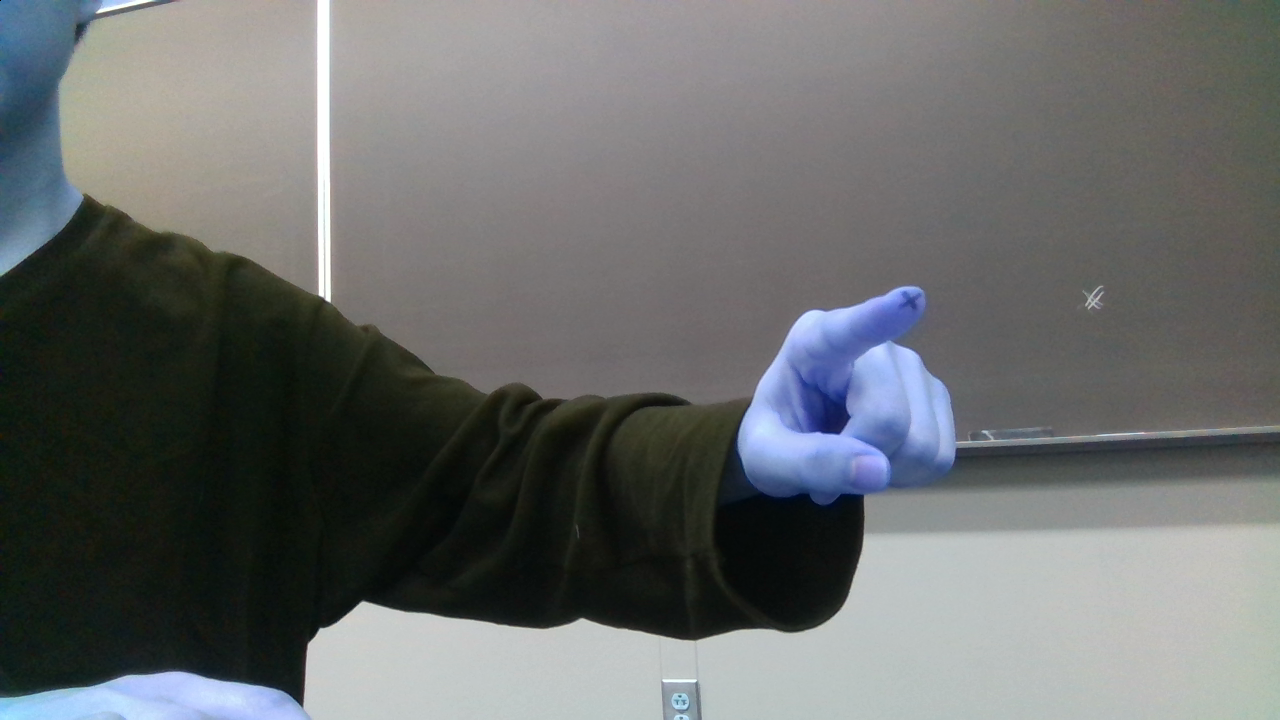
#> input picture output/000045.png, 1280 x 720 px
$ python hog.py
#> lines starting #> are read from the running program, lines starting #| are printed output that depends on the picture
import cv2
import numpy as np
import matplotlib.pyplot as plt
import datetime

im1 = cv2.imread('../output/000045.png')
#> im1 is the input picture: shape (720, 1280, 3); mean B, G, R 107.6, 107.8, 105.1

template = cv2.imread('../output/template.png')
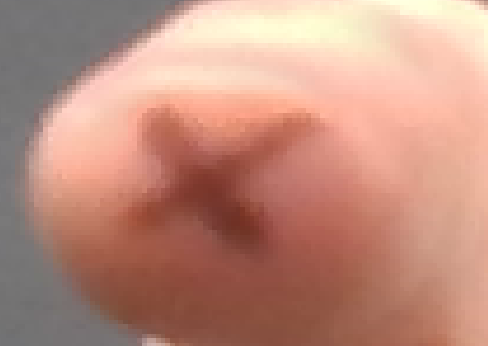
#> input picture output/template.png, 488 x 346 px
#> template is the input picture: shape (346, 488, 3); mean B, G, R 125.8, 141.9, 191.5

template = cv2.cvtColor(template, cv2.COLOR_BGR2RGB)

winSize = (64,64)
blockSize = (16,16)
blockStride = (8,8)
cellSize = (8,8)
nbins = 9
derivAperture = 1
winSigma = 4
histogramNormType = 0
L2HysThreshold = 2.0000000000000001e-01
gammaCorrection = 0
nlevels = 64

hog = cv2.HOGDescriptor(winSize,blockSize,blockStride,cellSize,nbins,derivAperture,winSigma,
                        histogramNormType,L2HysThreshold,gammaCorrection,nlevels)

#img = hog.compute(im1)
#tmp = hog.compute(im1[::2,::2,:])
#print(img.shape,tmp.shape)

winStride = (4,4)
padding = (8,8)
locations = ((20,20),)

#hist = hog.compute(im1[::2,::2,:],winStride,padding,locations)


meanShift = True
patch = (350,850)
# padding = (100,100)
template = im1[290:450,750:950,:]
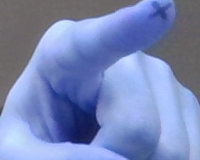
#> template: shape (160, 200, 3); mean B, G, R 183.7, 136, 121.2
print(template.shape)
#| (160, 200, 3)
locations = (patch,)
#hist = hog.compute(im1,winStride,padding,locations)
print(1)
# print(cv2.HOGDescriptor_getDefaultPeopleDetector().shape)
#> (the run stopped early here; a loop or call above may not have finished)
